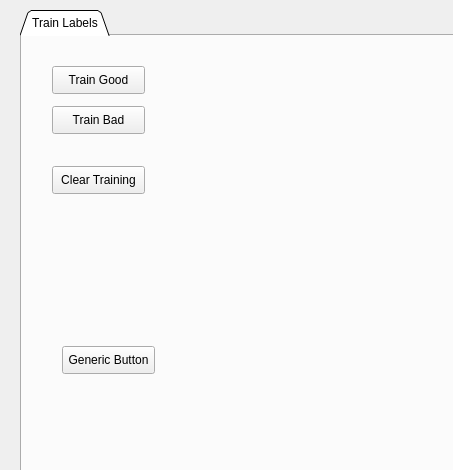
<?xml version="1.0" encoding="UTF-8"?>
<ui version="4.0">
 <class>Dialog</class>
 <widget class="QDialog" name="Dialog">
  <property name="geometry">
   <rect>
    <x>0</x>
    <y>0</y>
    <width>453</width>
    <height>470</height>
   </rect>
  </property>
  <property name="windowTitle">
   <string>Training</string>
  </property>
  <widget class="QDialogButtonBox" name="buttonBox">
   <property name="geometry">
    <rect>
     <x>10</x>
     <y>600</y>
     <width>461</width>
     <height>32</height>
    </rect>
   </property>
   <property name="orientation">
    <enum>Qt::Horizontal</enum>
   </property>
   <property name="standardButtons">
    <set>QDialogButtonBox::Cancel|QDialogButtonBox::Ok</set>
   </property>
  </widget>
  <widget class="QTabWidget" name="tabWidget_ToolPalette">
   <property name="enabled">
    <bool>true</bool>
   </property>
   <property name="geometry">
    <rect>
     <x>20</x>
     <y>10</y>
     <width>441</width>
     <height>581</height>
    </rect>
   </property>
   <property name="sizePolicy">
    <sizepolicy hsizetype="Preferred" vsizetype="Preferred">
     <horstretch>0</horstretch>
     <verstretch>0</verstretch>
    </sizepolicy>
   </property>
   <property name="tabPosition">
    <enum>QTabWidget::North</enum>
   </property>
   <property name="tabShape">
    <enum>QTabWidget::Triangular</enum>
   </property>
   <property name="currentIndex">
    <number>0</number>
   </property>
   <property name="usesScrollButtons">
    <bool>true</bool>
   </property>
   <widget class="QWidget" name="tab_TrainLabels">
    <attribute name="title">
     <string>Train Labels</string>
    </attribute>
    <widget class="QPushButton" name="pushButton_TrainGood">
     <property name="geometry">
      <rect>
       <x>30</x>
       <y>30</y>
       <width>93</width>
       <height>28</height>
      </rect>
     </property>
     <property name="text">
      <string>Train Good</string>
     </property>
    </widget>
    <widget class="QPushButton" name="pushButton_TrainBad">
     <property name="geometry">
      <rect>
       <x>30</x>
       <y>70</y>
       <width>93</width>
       <height>28</height>
      </rect>
     </property>
     <property name="text">
      <string>Train Bad</string>
     </property>
    </widget>
    <widget class="QPushButton" name="pushButton_GenericButton">
     <property name="geometry">
      <rect>
       <x>40</x>
       <y>310</y>
       <width>93</width>
       <height>28</height>
      </rect>
     </property>
     <property name="text">
      <string>Generic Button</string>
     </property>
    </widget>
    <widget class="QPushButton" name="pushButton_ClearTraining">
     <property name="geometry">
      <rect>
       <x>30</x>
       <y>130</y>
       <width>93</width>
       <height>28</height>
      </rect>
     </property>
     <property name="text">
      <string>Clear Training</string>
     </property>
    </widget>
   </widget>
  </widget>
 </widget>
 <resources/>
 <connections>
  <connection>
   <sender>buttonBox</sender>
   <signal>accepted()</signal>
   <receiver>Dialog</receiver>
   <slot>accept()</slot>
   <hints>
    <hint type="sourcelabel">
     <x>248</x>
     <y>254</y>
    </hint>
    <hint type="destinationlabel">
     <x>157</x>
     <y>274</y>
    </hint>
   </hints>
  </connection>
  <connection>
   <sender>buttonBox</sender>
   <signal>rejected()</signal>
   <receiver>Dialog</receiver>
   <slot>reject()</slot>
   <hints>
    <hint type="sourcelabel">
     <x>316</x>
     <y>260</y>
    </hint>
    <hint type="destinationlabel">
     <x>286</x>
     <y>274</y>
    </hint>
   </hints>
  </connection>
 </connections>
</ui>
